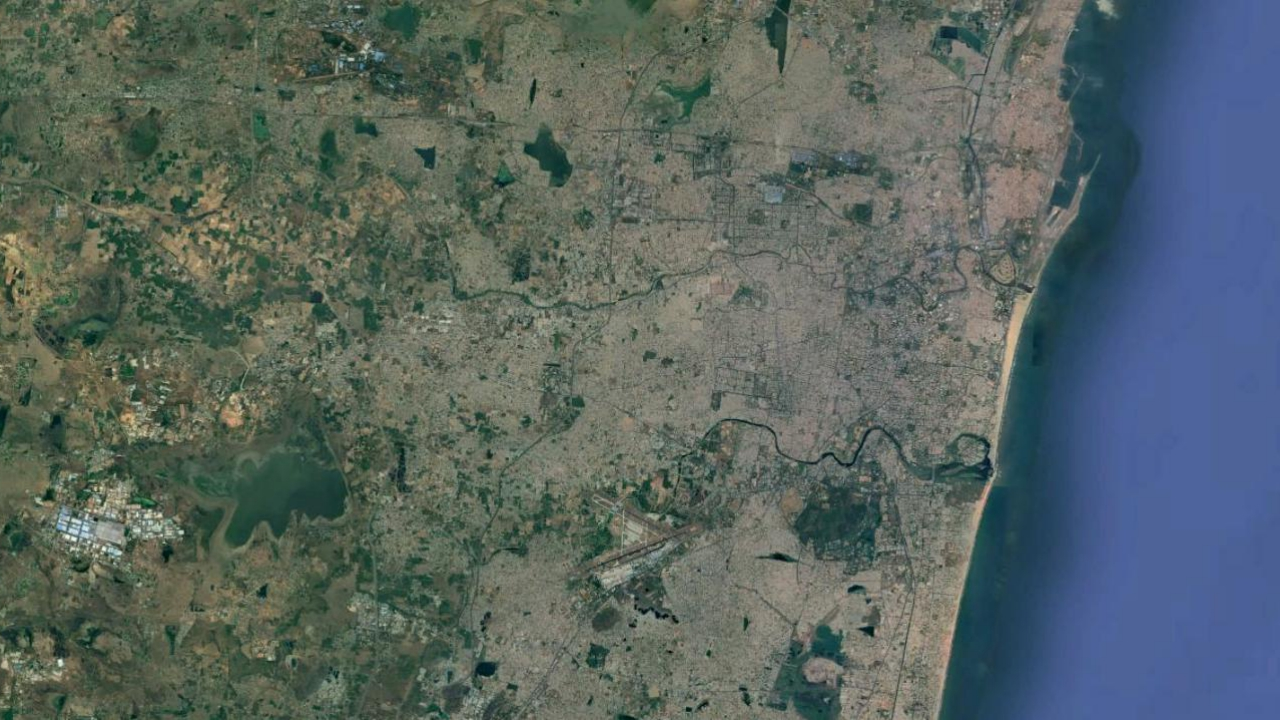
#> input picture sampleData.jpg, 1280 x 720 px
$ python colorIdentification.py --image sampleData.jpg
#> lines starting #> are read from the running program, lines starting #| are printed output that depends on the picture; after the words box and inside, x2 and y2 are one past the last pixel; in counts of white or black regions, pixels touching at a corner belong together
import numpy as np
import argparse
import cv2
import time
import json

# function to combine images


def combineImages(imgArray):
    comboimg = np.zeros((h, w, 3), np.uint8)
    for img in imgArray:
        comboimg = cv2.add(comboimg, img)
    return comboimg


def makeArray(image, colors):
    print("Array building started...")
    start = time.time()
    result = []
    rows, cols, channels = image.shape
    for i in range(rows):
        layer = []
        for j in range(cols):
            layer.append(colors.index(tuple(image[i, j])))
        result.append(layer)
    print("Array building ended!")
    end = time.time()
    print("Time taken: ", end-start)
    return np.array(result)


def print_to_file(image):
    lists = image.tolist()
    json_str = json.dumps(lists)
    outputfile = open("image.json", "w")
    print(json_str, file=outputfile)
    outputfile.close()


# construct the argument parse and parse the arguments
ap = argparse.ArgumentParser()
ap.add_argument("-i", "--image", help="path to the image")
args = vars(ap.parse_args())

# load the image
image = cv2.imread(args["image"])
#> image is the input picture: shape (720, 1280, 3); mean B, G, R 97.4, 100.5, 88.4

# convert the image to hsv
hsv = cv2.cvtColor(image, cv2.COLOR_BGR2HSV)
#> hsv: shape (720, 1280, 3); mean H, S, V 60.2, 65.2, 109.8

# save image dimensions
w = image.shape[1]
#> w = 1280
h = image.shape[0]
#> h = 720

# initialising color images for each boundary in BGR
single_colors = [(0, 0, 255), (0, 221, 255), (0, 194, 0),
                 (255, 0, 0), (255, 130, 220)]
# TODO: can simplify this with a loop
red = np.zeros((h, w, 3), np.uint8)
red[:, 0:w] = single_colors[0]
yellow = np.zeros((h, w, 3), np.uint8)
yellow[:, 0:w] = single_colors[1]
green = np.zeros((h, w, 3), np.uint8)
green[:, 0:w] = single_colors[2]
blue = np.zeros((h, w, 3), np.uint8)
blue[:, 0:w] = single_colors[3]
pink = np.zeros((h, w, 3), np.uint8)
pink[:, 0:w] = single_colors[4]
single_color_images = [red, yellow, green, blue, pink]

# define HSV boundaries (add more over here)
hsv_bounds = [
    ([0, 0, 0], [10, 255, 255]),  # red
    ([11, 0, 0], [35, 255, 255]),  # yellow
    ([36, 0, 0], [70, 255, 255]),  # green
    ([71, 0, 0], [140, 255, 255]),  # blue
    ([141, 0, 0], [179, 255, 255]),  # pink
]

combo = []
# loop over the boundaries
i = 0
for (lower, upper) in hsv_bounds:
    # create NumPy arrays from the boundaries
    lower = np.array(lower)
    upper = np.array(upper)

    # find the colors within the specified boundaries and apply the mask
    mask = cv2.inRange(hsv, lower, upper)
    output = cv2.bitwise_and(
        single_color_images[i], single_colors[i], mask=mask)

    # [12 lines of commented-out code are left out]

    combo.append(output)
    i = i+1
#> this loop made 5 passes
#> pass 1, `mask = cv2.inRange(hsv, lower, upper)`:
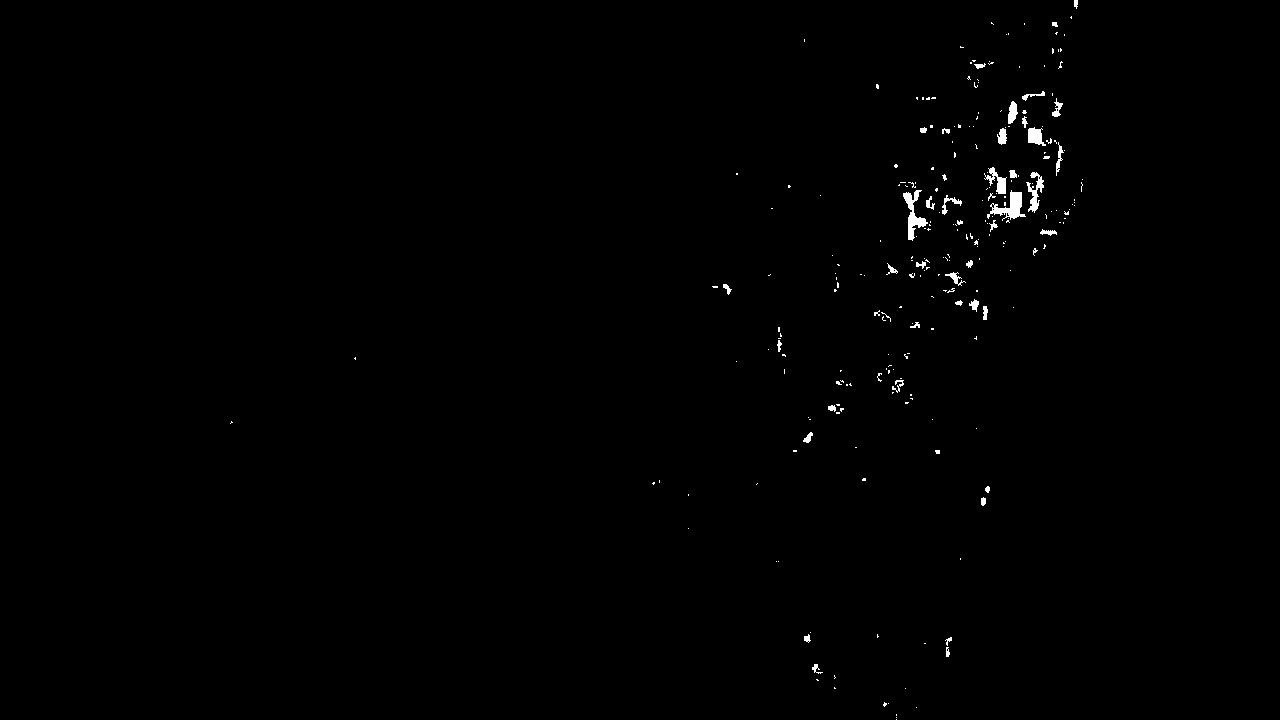
#> mask: shape (720, 1280); 0.5% white; 250 white regions (208 under 20 px), largest, box (x1, y1, x2, y2) and area: (987, 190, 1026, 221) 473, (903, 190, 928, 241) 453, (1026, 172, 1044, 213) 301
#> pass 2, `output = cv2.bitwise_and( single_color_images[i], single_colors[i], ma..`:
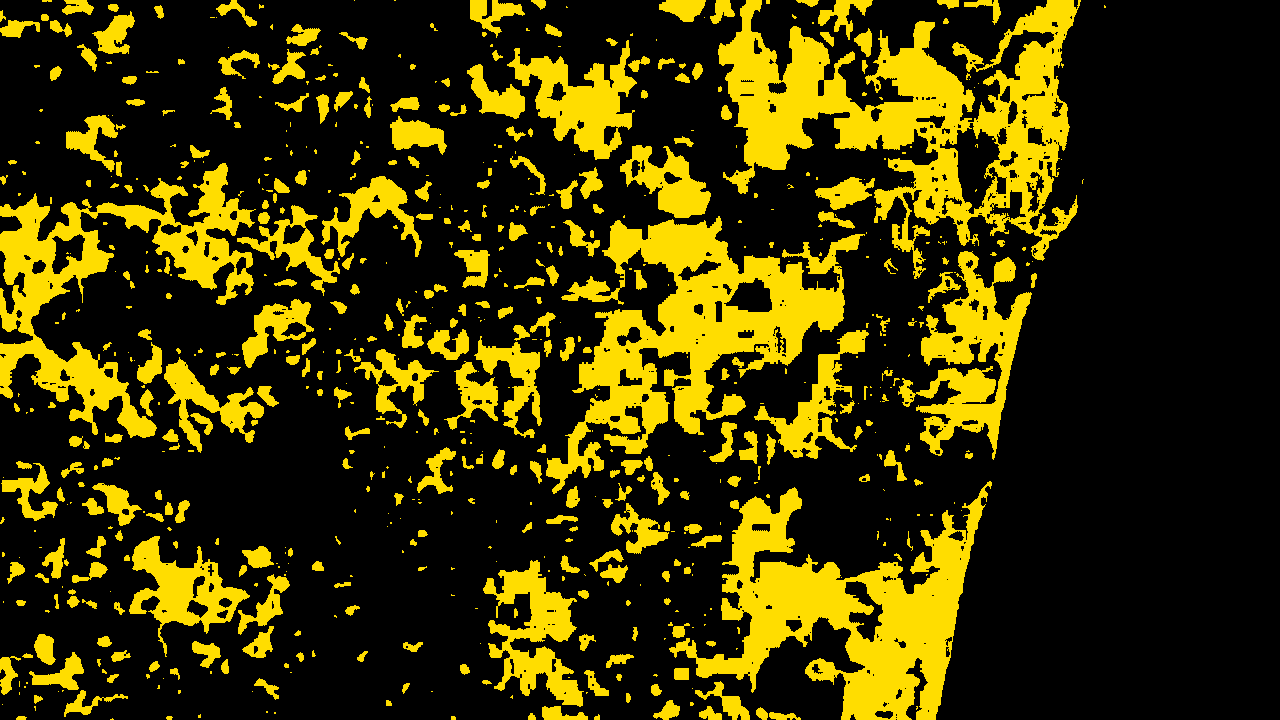
#> output: shape (720, 1280, 3); mean of channels 0, 1, 2 0, 52.8, 61; drawn as B, G, R
#> after the loop, combo = 5 items; i = 5

# resize the image output window
comboimg = combineImages(combo)
#> the loop in combineImages, `for img in imgArray:` made 5 passes
#> after the loop in combineImages, `for img in imgArray:`:
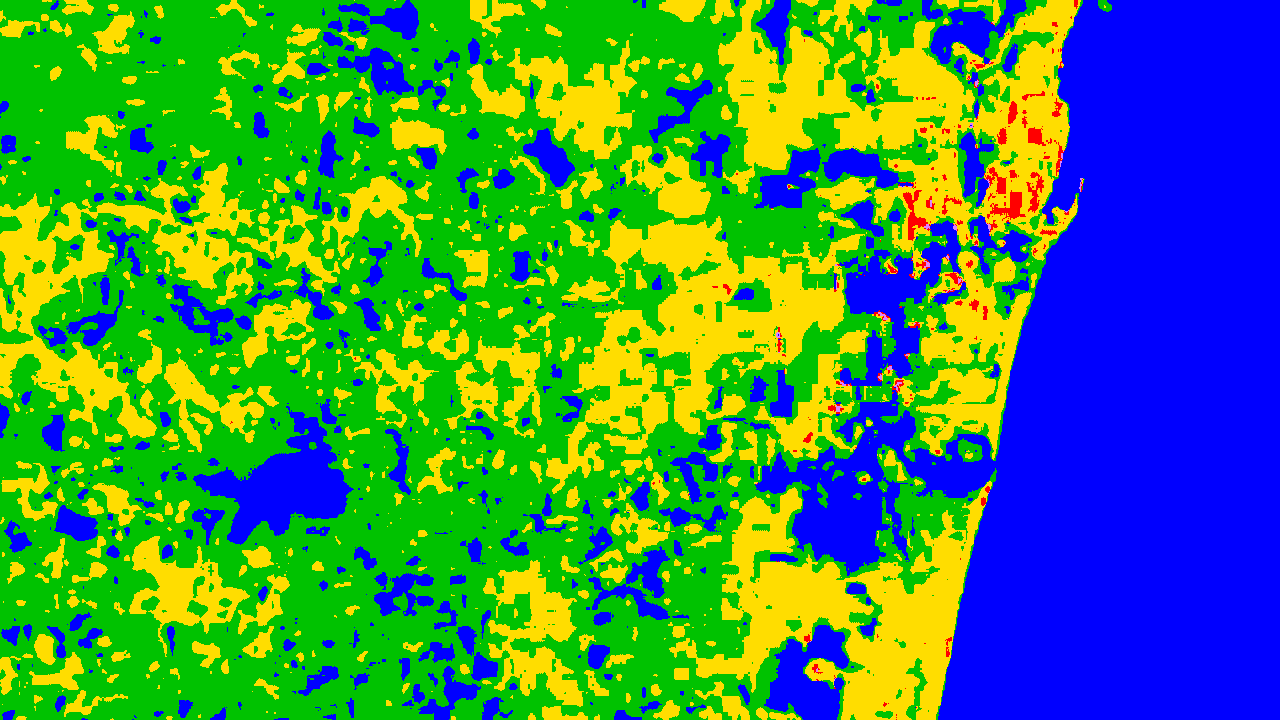
#> comboimg: shape (720, 1280, 3); mean of channels 0, 1, 2 79.4, 139.2, 62.4; drawn as B, G, R
result = makeArray(comboimg, single_colors)
#> after the loop in makeArray, `for i in range(rows):`: result = 720 items
#> in makeArray, `return np.array(result)`:
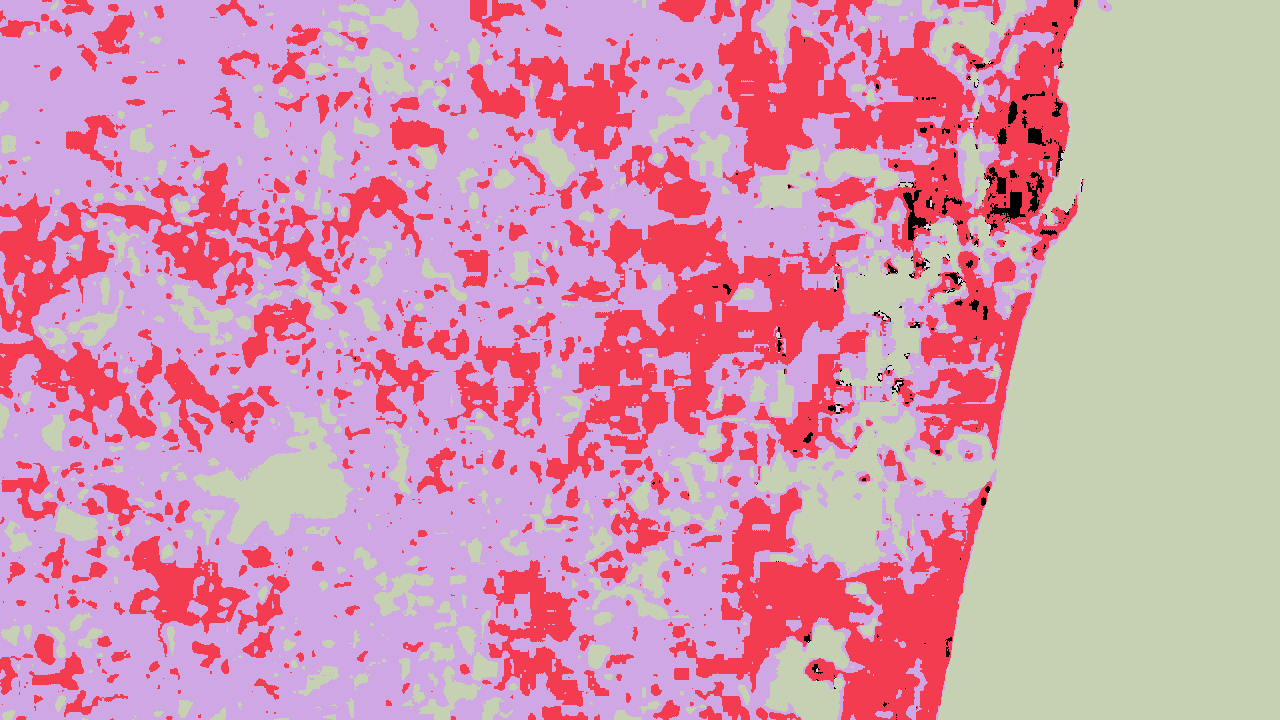
#> returned value: shape (720, 1280) int64; 5 distinct labels, from 0 to 4; one colour per label, 0 black
print(result)
#> (printed output is left out)

print_to_file(result)

scale = 0.7
width = int(w*scale)
#> width = 896
height = int(h*scale)
#> height = 503
cv2.namedWindow("combo image", cv2.WINDOW_NORMAL)
cv2.resizeWindow("combo image", width, height)
cv2.imshow("combo image", comboimg)
cv2.waitKey(0)
cv2.destroyAllWindows()
